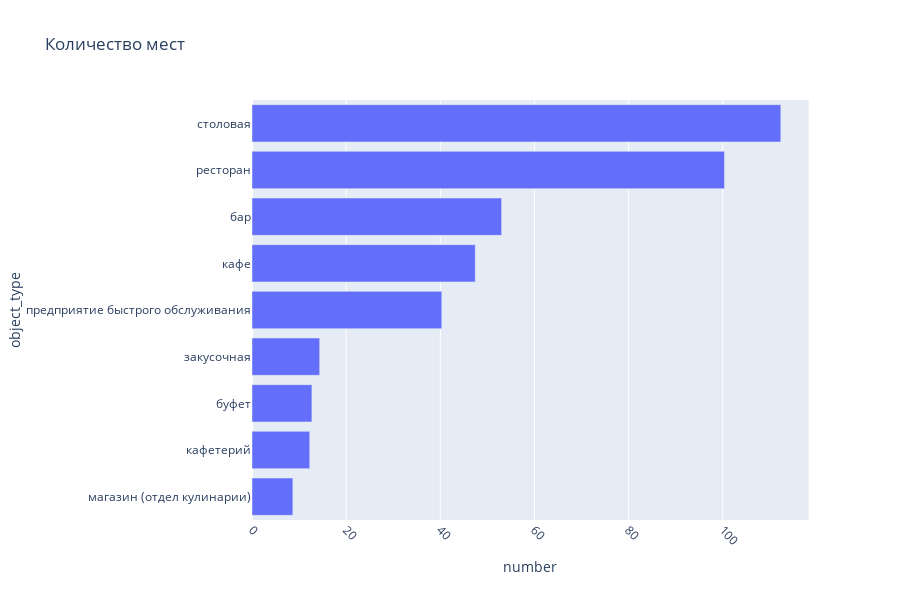

The code cell stored with this chart in its notebook:
### Code cell
fig = px.bar(
    chain_number, x='number', y='object_type', title='Количество мест', orientation='h'
)
fig.update_traces(hovertemplate = 'Среднее количество мест: %{x}')
fig.update_xaxes(tickangle=45)
fig.show()

### Figure 1 — Plotly figure (JSON) as saved in the notebook; plotly's stock layout.template omitted (floating-point values rounded to 4 significant figures)
{"data": [{"alignmentgroup": "True", "hoverlabel": {"namelength": 0}, "hovertemplate": "Среднее количество мест: %{x}", "legendgroup": "", "marker": {"color": "#636efa"}, "name": "", "offsetgroup": "", "orientation": "h", "showlegend": false, "textposition": "auto", "type": "bar", "x": [8.679, 12.27, 12.73, 14.38, 40.32, 47.43, 53.03, 100.4, 112.3], "xaxis": "x", "y": ["магазин (отдел кулинарии)", "кафетерий", "буфет", "закусочная", "предприятие быстрого обслуживания", "кафе", "бар", "ресторан", "столовая"], "yaxis": "y"}], "layout": {"barmode": "relative", "height": 600, "legend": {"tracegroupgap": 0}, "title": {"text": "Количество мест"}, "xaxis": {"anchor": "y", "domain": [0, 0.98], "tickangle": 45, "title": {"text": "number"}}, "yaxis": {"anchor": "x", "domain": [0, 1], "title": {"text": "object_type"}}}}
